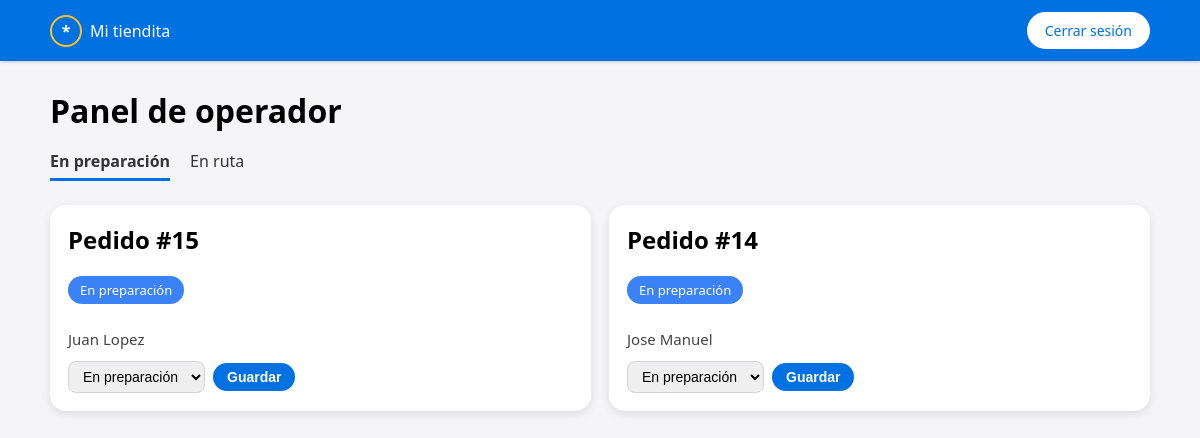
The app's page /PHP/operador_pedidos.php (signed in) with its own data.
### tables this page shows
CREATE TABLE `pedidos` (
  `id` int(11) NOT NULL,
  `usuario_id` int(11) NOT NULL,
  `carrito_id` int(11) NOT NULL,
  `direccion_id` int(11) NOT NULL,
  `total` decimal(10,2) NOT NULL,
  `estado` varchar(20) NOT NULL,
  `metodo_pago_id` int(11) NOT NULL,
  `horario_envio` varchar(50) NOT NULL,
  `creada_en` datetime NOT NULL,
  `estatus` varchar(30) NOT NULL DEFAULT 'en preparación'
);

CREATE TABLE `usuarios` (
  `id` int(11) NOT NULL,
  `usuario` varchar(50) NOT NULL,
  `contrasena` varchar(255) NOT NULL,
  `correo` varchar(100) NOT NULL,
  `nombre` varchar(100) NOT NULL,
  `tipo` enum('cliente','operador','administrador') NOT NULL DEFAULT 'cliente',
  `creado_en` timestamp NOT NULL DEFAULT current_timestamp()
);

### PHP/operador_pedidos.php (the view, shortened to what this page needs)
<?php
$conn = new mysqli("localhost", "walmartuser", "1234", "walmart");
$conn->set_charset("utf8mb4");
$estatusPosibles = ['en preparación', 'en ruta', 'entregado'];
$filtro = $_GET["filtro"] ?? "preparacion";
$estatusBD = [
    "preparacion" => "en preparación",
    "ruta"        => "en ruta"
];
$estatusSeleccionado = $estatusBD[$filtro] ?? "en preparación";
$stmt = $conn->prepare("
    SELECT p.id, p.estatus, p.horario_envio, p.total,
           u.nombre AS cliente
    FROM pedidos p
    INNER JOIN usuarios u ON u.id = p.usuario_id
    WHERE p.estatus = ?
    ORDER BY p.id DESC
");
$stmt->bind_param("s", $estatusSeleccionado);
$stmt->execute();
$pedidos = $stmt->get_result()->fetch_all(MYSQLI_ASSOC);
?>
<!DOCTYPE html>
<html lang="es">
<head>
    <link rel="stylesheet" href="../CSS/operador_pedidos.css">
</head>
<body>
<div class="page">
    <header class="topbar">
        <div class="topbar-inner">
            <a href="operador.php" class="logo-link">
                <div class="logo-icon"><span class="logo-star">*</span></div>
                <span class="logo-text">Mi tiendita</span>
            </a>
            <a href="logout.php" class="logout-button">Cerrar sesión</a>
        </div>
    </header>
    <main class="main">
        <h1>Panel de operador</h1>
        <nav class="tabs">
            <a href="?filtro=preparacion" class="tab <?= $filtro==='preparacion'?'active':'' ?>">En preparación</a>
            <a href="?filtro=ruta" class="tab <?= $filtro==='ruta'?'active':'' ?>">En ruta</a>
        </nav>
        <section class="cards">
            <?php if (empty($pedidos)): ?>
                <p>No hay pedidos en esta categoría.</p>
            <?php else: ?>
                <?php foreach ($pedidos as $p): ?>
                    <article class="card">
                        <h2>Pedido #<?= $p['id'] ?></h2>
                        <span class="badge <?= str_replace(' ', '-', $p['estatus']) ?>">
                            <?= ucfirst($p['estatus']) ?>
                        </span>
                        <p class="cliente"><?= htmlspecialchars($p['cliente']) ?></p>
                        <form method="post" class="status-form">
                            <select name="nuevo_estatus" class="status-select">
                                <?php foreach ($estatusPosibles as $op): ?>
                                    <option value="<?= htmlspecialchars($op) ?>"
                                        <?= $op === $p['estatus'] ? 'selected' : '' ?>>
                                        <?= ucfirst($op) ?>
                                    </option>
                                <?php endforeach; ?>
                            </select>
                            <button type="submit" class="status-submit">
                                Guardar
                            </button>
                        </form>
                    </article>
                <?php endforeach; ?>
            <?php endif; ?>
        </section>
    </main>
</div>
</body>
</html>

### CSS/operador_pedidos.css (style rules this page uses)
body { margin: 0; background: #f5f5f7; font-family: system-ui; }
.page { min-height: 100vh; }
.topbar { background: #0071e3; padding: 12px 0; box-shadow: 0 1px 3px rgba(0,0,0,0.2); }
.topbar-inner { max-width: 1100px; margin: auto; padding: 0 16px; display: flex; align-items: center; justify-content: space-between; }
.logo-link { color: white; display: flex; align-items: center; gap: 8px; text-decoration: none; }
.logo-icon { width: 28px; height: 28px; border-radius: 50%; border: 2px solid #ffc220; display: flex; align-items: center; justify-content: center; }
.logo-star { color: white; font-weight: bold; }
.logout-button { background: #fff; padding: 7px 16px; border-radius: 999px; font-size: 14px; color: #0071e3; text-decoration: none; border: 2px solid #fff; }
.main { max-width: 1100px; margin: 28px auto; padding: 0 16px; }
main h1 { margin: 0 0 18px; }
.tabs { display: flex; gap: 20px; margin-bottom: 24px; }
.tab { text-decoration: none; color: #333; padding-bottom: 6px; font-size: 16px; }
.tab.active { font-weight: bold; border-bottom: 3px solid #0071e3; }
.cards { display: grid; grid-template-columns: repeat(auto-fit, minmax(260px, 1fr)); gap: 18px; }
.card { background: white; border-radius: 16px; padding: 18px; box-shadow: 0 3px 10px rgba(0,0,0,0.1); }
.card h2 { margin-top: 0; }
.badge { display: inline-block; padding: 5px 12px; border-radius: 999px; font-size: 13px; color: white; margin-bottom: 10px; }
.badge.en-preparación { background: #3b82f6; }
.cliente { font-size: 15px; margin-bottom: 12px; color: #444; }
.status-form { margin-top: 10px; display: flex; gap: 8px; align-items: center; }
.status-select { padding: 6px 10px; border-radius: 8px; border: 1px solid #d1d5db; font-size: 14px; }
.status-submit { background: #0071e3; color: white; border: none; border-radius: 999px; padding: 6px 14px; font-size: 14px; font-weight: 600; cursor: pointer; }

### records on screen
pedidos: id "15", estatus "En preparación", usuario.nombre "Juan Lopez", nuevo_estatus "En preparación"
pedidos: id "14", estatus "En preparación", usuario.nombre "Jose Manuel", nuevo_estatus "En preparación"
